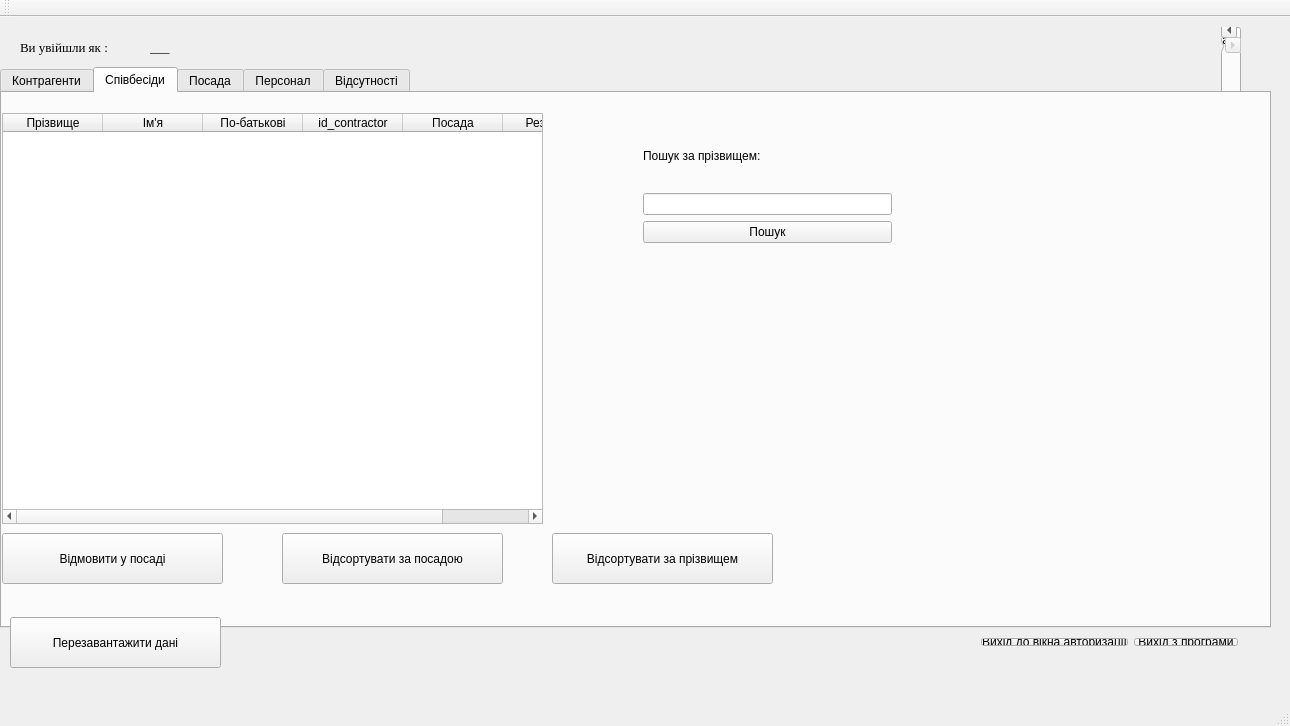
<?xml version="1.0" encoding="UTF-8"?>
<ui version="4.0">
 <class>MainWindow</class>
 <widget class="QMainWindow" name="MainWindow">
  <property name="geometry">
   <rect>
    <x>0</x>
    <y>0</y>
    <width>1290</width>
    <height>726</height>
   </rect>
  </property>
  <property name="windowTitle">
   <string>MainWindow</string>
  </property>
  <widget class="QWidget" name="centralWidget">
   <widget class="QLabel" name="info_label1">
    <property name="geometry">
     <rect>
      <x>20</x>
      <y>20</y>
      <width>114</width>
      <height>20</height>
     </rect>
    </property>
    <property name="font">
     <font>
      <family>Times New Roman</family>
      <pointsize>10</pointsize>
     </font>
    </property>
    <property name="text">
     <string>Ви увійшли як : </string>
    </property>
   </widget>
   <widget class="QLabel" name="info_label2">
    <property name="geometry">
     <rect>
      <x>150</x>
      <y>20</y>
      <width>181</width>
      <height>20</height>
     </rect>
    </property>
    <property name="font">
     <font>
      <family>Times New Roman</family>
      <pointsize>10</pointsize>
     </font>
    </property>
    <property name="text">
     <string>___</string>
    </property>
   </widget>
   <widget class="QTabWidget" name="hr_w">
    <property name="geometry">
     <rect>
      <x>0</x>
      <y>50</y>
      <width>1271</width>
      <height>561</height>
     </rect>
    </property>
    <property name="currentIndex">
     <number>1</number>
    </property>
    <widget class="QWidget" name="contractors">
     <attribute name="title">
      <string>Контрагенти</string>
     </attribute>
     <widget class="QPushButton" name="interwiev_do_bt">
      <property name="geometry">
       <rect>
        <x>150</x>
        <y>420</y>
        <width>131</width>
        <height>51</height>
       </rect>
      </property>
      <property name="text">
       <string>Провести співбесіду</string>
      </property>
     </widget>
     <widget class="QPushButton" name="add_contr_bt">
      <property name="geometry">
       <rect>
        <x>0</x>
        <y>420</y>
        <width>131</width>
        <height>51</height>
       </rect>
      </property>
      <property name="text">
       <string>Додати контрагента</string>
      </property>
     </widget>
     <widget class="QTableWidget" name="contactor_table">
      <property name="geometry">
       <rect>
        <x>0</x>
        <y>20</y>
        <width>841</width>
        <height>391</height>
       </rect>
      </property>
      <property name="editTriggers">
       <set>QAbstractItemView::NoEditTriggers</set>
      </property>
      <column>
       <property name="text">
        <string>Прізвище</string>
       </property>
      </column>
      <column>
       <property name="text">
        <string>Ім'я</string>
       </property>
      </column>
      <column>
       <property name="text">
        <string>По-батькові</string>
       </property>
      </column>
      <column>
       <property name="text">
        <string>Дата народження</string>
       </property>
       <property name="font">
        <font>
         <pointsize>7</pointsize>
        </font>
       </property>
      </column>
      <column>
       <property name="text">
        <string>Адреса</string>
       </property>
      </column>
      <column>
       <property name="text">
        <string>Ідент. код</string>
       </property>
      </column>
      <column>
       <property name="text">
        <string>Номер телефону</string>
       </property>
       <property name="font">
        <font>
         <pointsize>7</pointsize>
        </font>
       </property>
      </column>
      <column>
       <property name="text">
        <string>id_contractor</string>
       </property>
      </column>
     </widget>
     <widget class="QPushButton" name="sort_contractor_surname_bt">
      <property name="geometry">
       <rect>
        <x>620</x>
        <y>420</y>
        <width>221</width>
        <height>51</height>
       </rect>
      </property>
      <property name="text">
       <string>Відсортувати за прізвищем</string>
      </property>
     </widget>
     <widget class="QPushButton" name="sort_contractor_date_bt">
      <property name="geometry">
       <rect>
        <x>360</x>
        <y>420</y>
        <width>221</width>
        <height>51</height>
       </rect>
      </property>
      <property name="text">
       <string>Відсортувати за датою народження</string>
      </property>
     </widget>
     <widget class="QLabel" name="contr_error_lb">
      <property name="geometry">
       <rect>
        <x>890</x>
        <y>220</y>
        <width>331</width>
        <height>81</height>
       </rect>
      </property>
      <property name="font">
       <font>
        <pointsize>12</pointsize>
       </font>
      </property>
      <property name="text">
       <string/>
      </property>
     </widget>
     <widget class="QWidget" name="layoutWidget">
      <property name="geometry">
       <rect>
        <x>880</x>
        <y>30</y>
        <width>301</width>
        <height>131</height>
       </rect>
      </property>
      <layout class="QVBoxLayout" name="verticalLayout_4">
       <item>
        <widget class="QLabel" name="search_contr_lb">
         <property name="text">
          <string>Пошук за прізвищем:</string>
         </property>
        </widget>
       </item>
       <item>
        <widget class="QLineEdit" name="search_contr_edit"/>
       </item>
       <item>
        <widget class="QPushButton" name="search_contr_bt">
         <property name="text">
          <string>Пошук</string>
         </property>
        </widget>
       </item>
      </layout>
     </widget>
    </widget>
    <widget class="QWidget" name="interview">
     <attribute name="title">
      <string>Співбесіди</string>
     </attribute>
     <widget class="QTableWidget" name="interview_table">
      <property name="geometry">
       <rect>
        <x>0</x>
        <y>20</y>
        <width>541</width>
        <height>411</height>
       </rect>
      </property>
      <property name="editTriggers">
       <set>QAbstractItemView::NoEditTriggers</set>
      </property>
      <column>
       <property name="text">
        <string>Прізвище</string>
       </property>
      </column>
      <column>
       <property name="text">
        <string>Ім'я</string>
       </property>
      </column>
      <column>
       <property name="text">
        <string>По-батькові</string>
       </property>
      </column>
      <column>
       <property name="text">
        <string>id_contractor</string>
       </property>
      </column>
      <column>
       <property name="text">
        <string>Посада</string>
       </property>
      </column>
      <column>
       <property name="text">
        <string>Результат</string>
       </property>
      </column>
     </widget>
     <widget class="QPushButton" name="sort_interview_surname_bt_">
      <property name="geometry">
       <rect>
        <x>550</x>
        <y>440</y>
        <width>221</width>
        <height>51</height>
       </rect>
      </property>
      <property name="text">
       <string>Відсортувати за прізвищем</string>
      </property>
     </widget>
     <widget class="QPushButton" name="sort_interview_position_bt">
      <property name="geometry">
       <rect>
        <x>280</x>
        <y>440</y>
        <width>221</width>
        <height>51</height>
       </rect>
      </property>
      <property name="text">
       <string>Відсортувати за посадою</string>
      </property>
     </widget>
     <widget class="QLabel" name="inter_error_lb">
      <property name="geometry">
       <rect>
        <x>830</x>
        <y>240</y>
        <width>331</width>
        <height>81</height>
       </rect>
      </property>
      <property name="font">
       <font>
        <pointsize>12</pointsize>
       </font>
      </property>
      <property name="text">
       <string/>
      </property>
     </widget>
     <widget class="QWidget" name="layoutWidget">
      <property name="geometry">
       <rect>
        <x>630</x>
        <y>20</y>
        <width>271</width>
        <height>141</height>
       </rect>
      </property>
      <layout class="QVBoxLayout" name="verticalLayout">
       <item>
        <widget class="QLabel" name="search_inter_lb">
         <property name="text">
          <string>Пошук за прізвищем:</string>
         </property>
        </widget>
       </item>
       <item>
        <widget class="QLineEdit" name="search_inter_edit"/>
       </item>
       <item>
        <widget class="QPushButton" name="search_inter_b">
         <property name="text">
          <string>Пошук</string>
         </property>
        </widget>
       </item>
      </layout>
     </widget>
     <widget class="QPushButton" name="reject_contr_int_bt">
      <property name="geometry">
       <rect>
        <x>0</x>
        <y>440</y>
        <width>221</width>
        <height>51</height>
       </rect>
      </property>
      <property name="text">
       <string>Відмовити у посаді</string>
      </property>
     </widget>
    </widget>
    <widget class="QWidget" name="position">
     <attribute name="title">
      <string>Посада</string>
     </attribute>
     <widget class="QPushButton" name="positionadd_bt">
      <property name="geometry">
       <rect>
        <x>0</x>
        <y>420</y>
        <width>151</width>
        <height>51</height>
       </rect>
      </property>
      <property name="text">
       <string>Додати посаду</string>
      </property>
     </widget>
     <widget class="QTableWidget" name="position_table">
      <property name="geometry">
       <rect>
        <x>0</x>
        <y>20</y>
        <width>131</width>
        <height>381</height>
       </rect>
      </property>
      <property name="editTriggers">
       <set>QAbstractItemView::NoEditTriggers</set>
      </property>
      <column>
       <property name="text">
        <string>Назва</string>
       </property>
      </column>
     </widget>
     <widget class="QPushButton" name="add_pos_info_show">
      <property name="geometry">
       <rect>
        <x>180</x>
        <y>420</y>
        <width>161</width>
        <height>51</height>
       </rect>
      </property>
      <property name="text">
       <string>Додаткова інформація</string>
      </property>
     </widget>
     <widget class="QPushButton" name="add_position_info_hide">
      <property name="geometry">
       <rect>
        <x>660</x>
        <y>410</y>
        <width>241</width>
        <height>51</height>
       </rect>
      </property>
      <property name="text">
       <string>Приховати додаткову інформацію</string>
      </property>
     </widget>
     <widget class="QTableWidget" name="add_pos_info_tableble">
      <property name="geometry">
       <rect>
        <x>180</x>
        <y>20</y>
        <width>721</width>
        <height>381</height>
       </rect>
      </property>
      <property name="editTriggers">
       <set>QAbstractItemView::NoEditTriggers</set>
      </property>
      <column>
       <property name="text">
        <string>Назва посади</string>
       </property>
      </column>
      <column>
       <property name="text">
        <string>Зайнято місць</string>
       </property>
      </column>
      <column>
       <property name="text">
        <string>Вакантних місць</string>
       </property>
      </column>
      <column>
       <property name="text">
        <string>Мінімальна зарплата</string>
       </property>
      </column>
      <column>
       <property name="text">
        <string>Максимальна зарплата</string>
       </property>
      </column>
     </widget>
    </widget>
    <widget class="QWidget" name="staff">
     <attribute name="title">
      <string>Персонал</string>
     </attribute>
     <widget class="QPushButton" name="add_contr_omn_staff_bt">
      <property name="geometry">
       <rect>
        <x>0</x>
        <y>420</y>
        <width>211</width>
        <height>51</height>
       </rect>
      </property>
      <property name="text">
       <string>Додати контрагента до персоналу</string>
      </property>
     </widget>
     <widget class="QPushButton" name="position_move_bt">
      <property name="geometry">
       <rect>
        <x>540</x>
        <y>420</y>
        <width>211</width>
        <height>51</height>
       </rect>
      </property>
      <property name="text">
       <string>Перевести з посади на посаду</string>
      </property>
     </widget>
     <widget class="QTableWidget" name="staff_table">
      <property name="geometry">
       <rect>
        <x>0</x>
        <y>20</y>
        <width>651</width>
        <height>391</height>
       </rect>
      </property>
      <property name="editTriggers">
       <set>QAbstractItemView::NoEditTriggers</set>
      </property>
      <column>
       <property name="text">
        <string>Прізвище</string>
       </property>
      </column>
      <column>
       <property name="text">
        <string>Ім'я</string>
       </property>
      </column>
      <column>
       <property name="text">
        <string>id_contractor</string>
       </property>
      </column>
      <column>
       <property name="text">
        <string>Посада</string>
       </property>
      </column>
      <column>
       <property name="text">
        <string>Зарплата (грн)</string>
       </property>
      </column>
     </widget>
     <widget class="QPushButton" name="sort_position_surname_bt">
      <property name="geometry">
       <rect>
        <x>1000</x>
        <y>420</y>
        <width>221</width>
        <height>51</height>
       </rect>
      </property>
      <property name="text">
       <string>Відсортувати за прізвищем</string>
      </property>
     </widget>
     <widget class="QPushButton" name="sort_position_name_bt">
      <property name="geometry">
       <rect>
        <x>770</x>
        <y>420</y>
        <width>221</width>
        <height>51</height>
       </rect>
      </property>
      <property name="text">
       <string>Відсортувати за посадою</string>
      </property>
     </widget>
     <widget class="QWidget" name="layoutWidget_2">
      <property name="geometry">
       <rect>
        <x>690</x>
        <y>20</y>
        <width>271</width>
        <height>141</height>
       </rect>
      </property>
      <layout class="QVBoxLayout" name="verticalLayout_2">
       <item>
        <widget class="QLabel" name="search_staff_lb">
         <property name="text">
          <string>Пошук за прізвищем:</string>
         </property>
        </widget>
       </item>
       <item>
        <widget class="QLineEdit" name="search_staff_edit"/>
       </item>
       <item>
        <widget class="QPushButton" name="search_staff_bt">
         <property name="text">
          <string>Пошук</string>
         </property>
        </widget>
       </item>
      </layout>
     </widget>
     <widget class="QLabel" name="staff_error_lb">
      <property name="geometry">
       <rect>
        <x>880</x>
        <y>230</y>
        <width>331</width>
        <height>81</height>
       </rect>
      </property>
      <property name="font">
       <font>
        <pointsize>12</pointsize>
       </font>
      </property>
      <property name="text">
       <string/>
      </property>
     </widget>
     <widget class="QPushButton" name="fire_contr_from_staff_bt">
      <property name="geometry">
       <rect>
        <x>280</x>
        <y>420</y>
        <width>211</width>
        <height>51</height>
       </rect>
      </property>
      <property name="text">
       <string>Звільнити контрагента</string>
      </property>
     </widget>
    </widget>
    <widget class="QWidget" name="absence">
     <attribute name="title">
      <string>Відсутності</string>
     </attribute>
     <widget class="QTableWidget" name="absence_tb">
      <property name="geometry">
       <rect>
        <x>10</x>
        <y>20</y>
        <width>711</width>
        <height>371</height>
       </rect>
      </property>
      <property name="editTriggers">
       <set>QAbstractItemView::NoEditTriggers</set>
      </property>
      <column>
       <property name="text">
        <string>Прізвище</string>
       </property>
      </column>
      <column>
       <property name="text">
        <string>Ім'я</string>
       </property>
      </column>
      <column>
       <property name="text">
        <string>id_contractor</string>
       </property>
      </column>
      <column>
       <property name="text">
        <string>Посада</string>
       </property>
      </column>
      <column>
       <property name="text">
        <string>Дата початку</string>
       </property>
      </column>
      <column>
       <property name="text">
        <string>Дата кінця</string>
       </property>
      </column>
      <column>
       <property name="text">
        <string>Тип відсутності</string>
       </property>
      </column>
     </widget>
     <widget class="QPushButton" name="absence_add_bt">
      <property name="geometry">
       <rect>
        <x>10</x>
        <y>410</y>
        <width>231</width>
        <height>61</height>
       </rect>
      </property>
      <property name="text">
       <string>Додати відсутність</string>
      </property>
     </widget>
     <widget class="QPushButton" name="sort_absence_surname_bt">
      <property name="geometry">
       <rect>
        <x>520</x>
        <y>420</y>
        <width>221</width>
        <height>51</height>
       </rect>
      </property>
      <property name="text">
       <string>Відсортувати за прізвищем</string>
      </property>
     </widget>
     <widget class="QPushButton" name="sort_absence_type_bt">
      <property name="geometry">
       <rect>
        <x>280</x>
        <y>420</y>
        <width>221</width>
        <height>51</height>
       </rect>
      </property>
      <property name="text">
       <string>Відсортувати за типом відсутності</string>
      </property>
     </widget>
     <widget class="QWidget" name="layoutWidget_3">
      <property name="geometry">
       <rect>
        <x>740</x>
        <y>20</y>
        <width>221</width>
        <height>121</height>
       </rect>
      </property>
      <layout class="QVBoxLayout" name="verticalLayout_3">
       <item>
        <widget class="QLabel" name="search_absence">
         <property name="text">
          <string>Пошук за прізвищем:</string>
         </property>
        </widget>
       </item>
       <item>
        <widget class="QLineEdit" name="search_absence_edit"/>
       </item>
       <item>
        <widget class="QPushButton" name="search_absenc_bt">
         <property name="text">
          <string>Пошук</string>
         </property>
        </widget>
       </item>
      </layout>
     </widget>
     <widget class="QLabel" name="absence_error_lb">
      <property name="geometry">
       <rect>
        <x>930</x>
        <y>220</y>
        <width>291</width>
        <height>91</height>
       </rect>
      </property>
      <property name="font">
       <font>
        <pointsize>12</pointsize>
       </font>
      </property>
      <property name="text">
       <string/>
      </property>
     </widget>
     <widget class="QTableWidget" name="ful_absence_info_tb">
      <property name="geometry">
       <rect>
        <x>1190</x>
        <y>20</y>
        <width>71</width>
        <height>71</height>
       </rect>
      </property>
      <property name="editTriggers">
       <set>QAbstractItemView::NoEditTriggers</set>
      </property>
      <column>
       <property name="text">
        <string>Прізвище</string>
       </property>
       <property name="font">
        <font>
         <pointsize>8</pointsize>
        </font>
       </property>
      </column>
      <column>
       <property name="text">
        <string>Ім'я</string>
       </property>
       <property name="font">
        <font>
         <pointsize>8</pointsize>
        </font>
       </property>
      </column>
      <column>
       <property name="text">
        <string>Всього відсутностей</string>
       </property>
       <property name="font">
        <font>
         <pointsize>8</pointsize>
        </font>
       </property>
      </column>
      <column>
       <property name="text">
        <string>Всього днів пропущено</string>
       </property>
       <property name="font">
        <font>
         <pointsize>8</pointsize>
        </font>
       </property>
      </column>
      <column>
       <property name="text">
        <string>Середня тривалість</string>
       </property>
       <property name="font">
        <font>
         <pointsize>8</pointsize>
        </font>
       </property>
      </column>
      <column>
       <property name="text">
        <string>Пропущено робочих днів</string>
       </property>
       <property name="font">
        <font>
         <pointsize>8</pointsize>
        </font>
       </property>
      </column>
     </widget>
     <widget class="QComboBox" name="full_absence_info_cb">
      <property name="geometry">
       <rect>
        <x>920</x>
        <y>160</y>
        <width>141</width>
        <height>31</height>
       </rect>
      </property>
     </widget>
     <widget class="QLabel" name="full_absence_info_lb">
      <property name="geometry">
       <rect>
        <x>740</x>
        <y>160</y>
        <width>171</width>
        <height>31</height>
       </rect>
      </property>
      <property name="text">
       <string>Вивести звіт про відсутність</string>
      </property>
     </widget>
     <widget class="QPushButton" name="full_absence_info_bt">
      <property name="geometry">
       <rect>
        <x>1170</x>
        <y>150</y>
        <width>93</width>
        <height>28</height>
       </rect>
      </property>
      <property name="text">
       <string>Вивести</string>
      </property>
     </widget>
     <widget class="QPushButton" name="full_absence_info_hide">
      <property name="geometry">
       <rect>
        <x>1170</x>
        <y>110</y>
        <width>91</width>
        <height>31</height>
       </rect>
      </property>
      <property name="text">
       <string>Приховати</string>
      </property>
     </widget>
     <widget class="QPushButton" name="report_bt">
      <property name="geometry">
       <rect>
        <x>740</x>
        <y>210</y>
        <width>91</width>
        <height>31</height>
       </rect>
      </property>
      <property name="text">
       <string>Вивести</string>
      </property>
     </widget>
    </widget>
   </widget>
   <widget class="QTabWidget" name="manag_w">
    <property name="geometry">
     <rect>
      <x>1221</x>
      <y>10</y>
      <width>20</width>
      <height>101</height>
     </rect>
    </property>
    <property name="currentIndex">
     <number>2</number>
    </property>
    <widget class="QWidget" name="goods">
     <attribute name="title">
      <string>Товари</string>
     </attribute>
    </widget>
    <widget class="QWidget" name="sales">
     <attribute name="title">
      <string>Продаж</string>
     </attribute>
    </widget>
    <widget class="QWidget" name="purchase">
     <attribute name="title">
      <string>Закупка</string>
     </attribute>
    </widget>
   </widget>
   <widget class="QWidget" name="layoutWidget">
    <property name="geometry">
     <rect>
      <x>970</x>
      <y>610</y>
      <width>279</width>
      <height>30</height>
     </rect>
    </property>
    <layout class="QHBoxLayout" name="horizontalLayout">
     <item>
      <widget class="QPushButton" name="exit_to_log_w">
       <property name="text">
        <string>Вихід до вікна авторизації</string>
       </property>
      </widget>
     </item>
     <item>
      <widget class="QPushButton" name="exit_main_button">
       <property name="text">
        <string>Вихід з програми</string>
       </property>
      </widget>
     </item>
    </layout>
   </widget>
   <widget class="QPushButton" name="refresh_bt">
    <property name="geometry">
     <rect>
      <x>10</x>
      <y>600</y>
      <width>211</width>
      <height>51</height>
     </rect>
    </property>
    <property name="text">
     <string>Перезавантажити дані</string>
    </property>
   </widget>
   <zorder>manag_w</zorder>
   <zorder>info_label1</zorder>
   <zorder>info_label2</zorder>
   <zorder>hr_w</zorder>
   <zorder>layoutWidget</zorder>
   <zorder>refresh_bt</zorder>
  </widget>
  <widget class="QMenuBar" name="menuBar">
   <property name="geometry">
    <rect>
     <x>0</x>
     <y>0</y>
     <width>1290</width>
     <height>26</height>
    </rect>
   </property>
  </widget>
  <widget class="QToolBar" name="mainToolBar">
   <attribute name="toolBarArea">
    <enum>TopToolBarArea</enum>
   </attribute>
   <attribute name="toolBarBreak">
    <bool>false</bool>
   </attribute>
  </widget>
  <widget class="QStatusBar" name="statusBar"/>
 </widget>
 <layoutdefault spacing="6" margin="11"/>
 <resources/>
 <connections/>
</ui>
